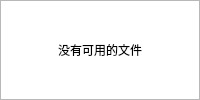
  <widget class="QDockWidget" name="dockWidget_scaleView">
   <property name="styleSheet">
    <string notr="true">.QWidget{
background-color: rgb(255, 255, 255);
}</string>
   </property>
   <property name="features">
    <set>QDockWidget::DockWidgetClosable|QDockWidget::DockWidgetMovable</set>
   </property>
   <property name="allowedAreas">
    <set>Qt::LeftDockWidgetArea|Qt::RightDockWidgetArea</set>
   </property>
   <property name="windowTitle">
    <string>缩略图</string>
   </property>
   <attribute name="dockWidgetArea">
    <number>1</number>
   </attribute>
   <widget class="QWidget" name="dockWidgetContents">
    <layout class="QGridLayout" name="gridLayout_3">
     <property name="leftMargin">
      <number>0</number>
     </property>
     <property name="topMargin">
      <number>0</number>
     </property>
     <property name="rightMargin">
      <number>0</number>
     </property>
     <property name="bottomMargin">
      <number>0</number>
     </property>
     <property name="spacing">
      <number>0</number>
     </property>
     <item row="0" column="0">
      <widget class="QFrame" name="frame_4">
       <property name="frameShape">
        <enum>QFrame::StyledPanel</enum>
       </property>
       <property name="frameShadow">
        <enum>QFrame::Sunken</enum>
       </property>
       <layout class="QVBoxLayout" name="verticalLayout_14">
        <item>
         <widget class="QLabel" name="label_6">
          <property name="text">
           <string>没有可用的文件</string>
          </property>
          <property name="alignment">
           <set>Qt::AlignCenter</set>
          </property>
         </widget>
        </item>
       </layout>
      </widget>
     </item>
    </layout>
   </widget>
  </widget>
